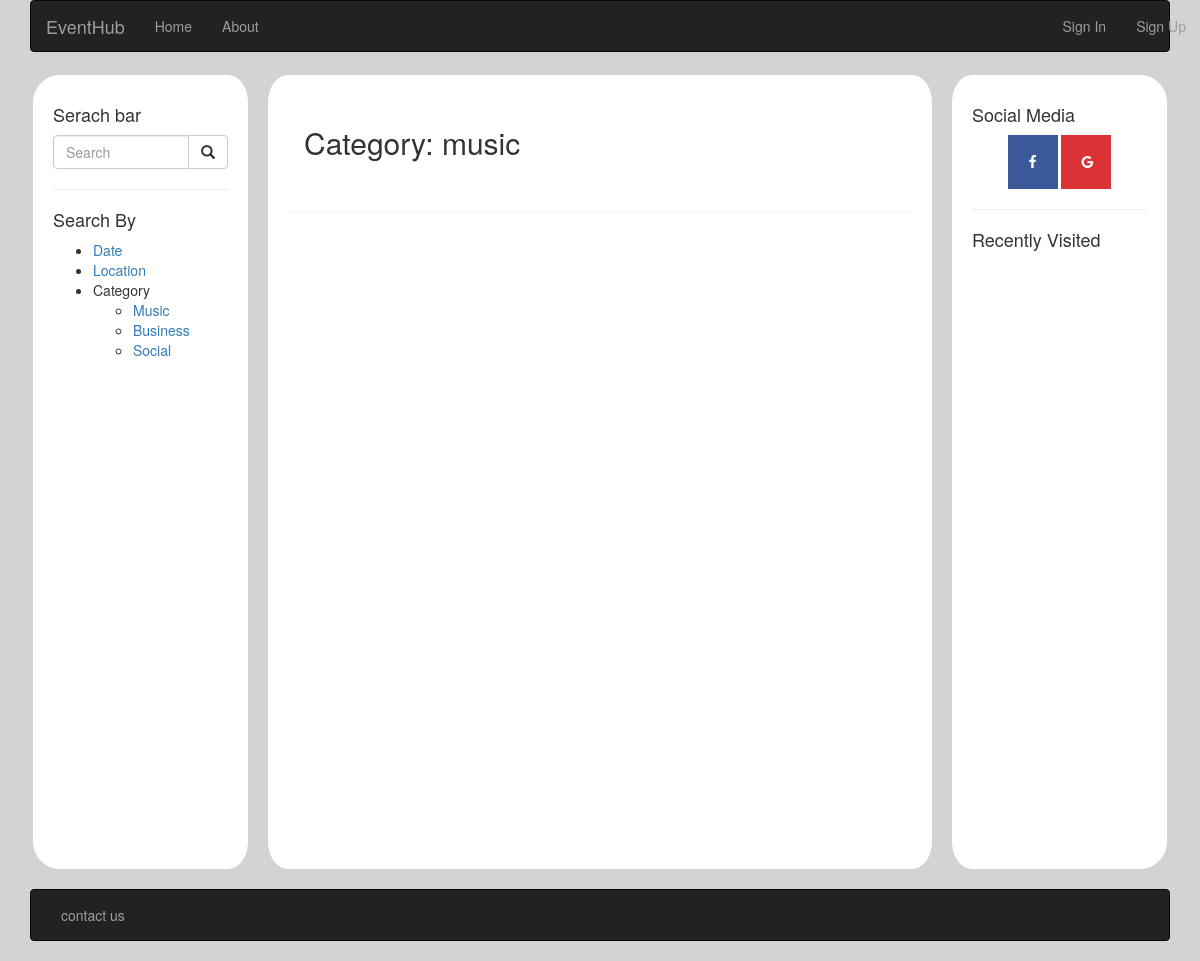
Page /eventhub/category/music/ on the earlier database version.
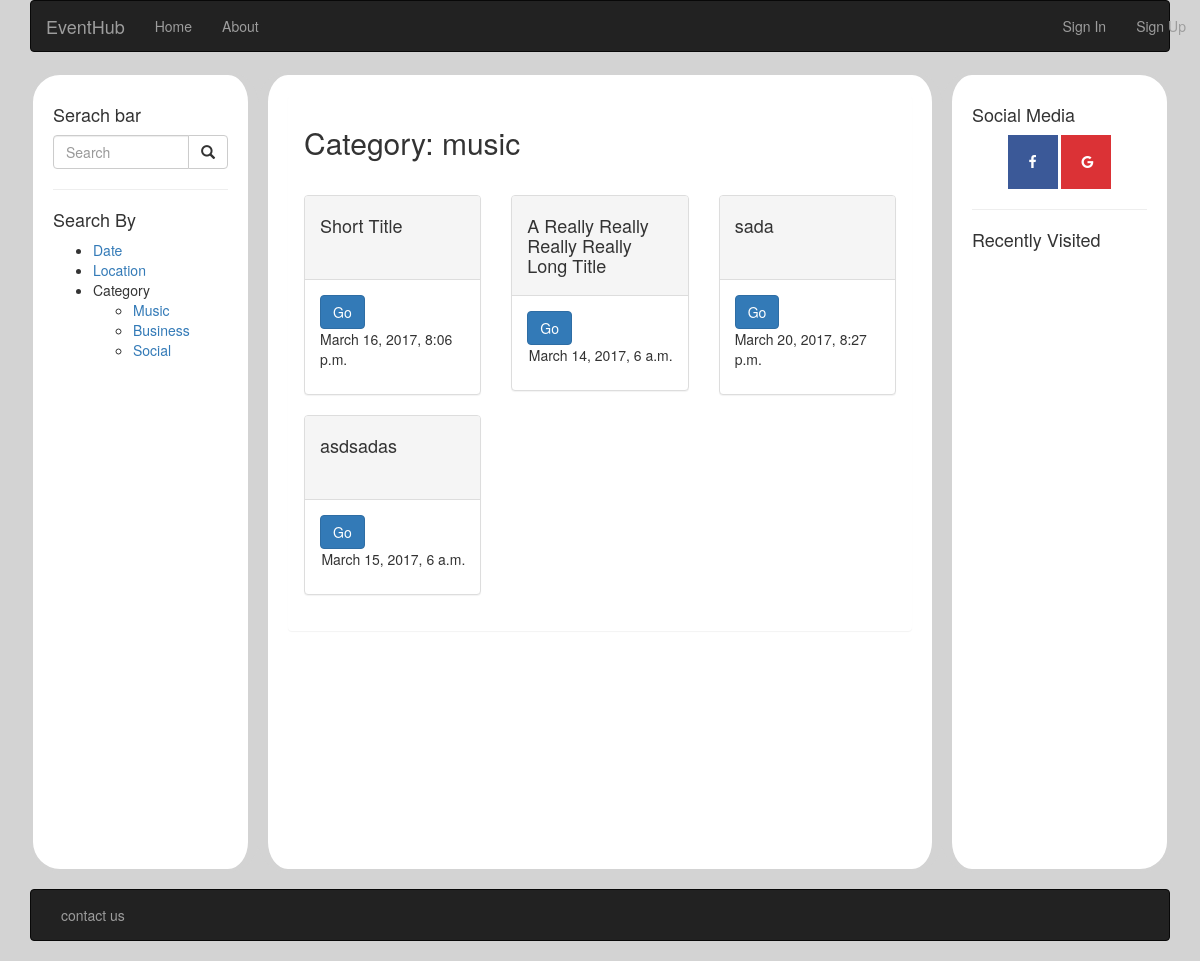
Same page on the later database version.
### eventhub/models.py (models this page shows, shortened)
class Event(models.Model):
    category = models.CharField(max_length = 32)
    title = models.CharField(max_length = 256)
    loc = models.CharField(max_length = 128)
    pos = models.CharField(max_length = 128)
    creator = models.ForeignKey(User)
    datetime = models.DateTimeField()
    desc = models.CharField(max_length = 1024, null = True)

### eventhub/views.py (the view)
# urls.py: url(r'category/(?P<cat>[\w\-]+)/$', views.category, name='category'),
def category(request, cat):
    active = ["","","","","","",""]
    events = Event.objects.filter(category=cat)
    return render(request, 'eventhub/browse.html', context={'events': events, 'title': 'Category: '+cat})

### templates/eventhub/browse.html
{% extends 'eventhub/base.html' %}
{% load staticfiles %}
{% block body_block %}
<div class="panel panel default">
  <div class="panel-heading"><h2>{{title}}</h2></div>
  <div class="panel-body">
    <div class="row">
      {% for e in events %}
      <div class="col-sm-6 col-md-4">
        <div class="panel panel-default">
          <div class="panel-heading" style="min-height: 6em;">
            <h4>{{e.title}}</h4>
          </div>
          <div class="panel-body">
            <a href="eventhub/event/{{e.id}}" class="btn btn-primary">Go</a>
            <p style="float: right;">{{e.datetime}}</p>
          </div>
        </div>
      </div>
      {% endfor %}
    </div>
  </div>
</div>
{% endblock %}

Differences in the rows shown:
added Event: title "Short Title", datetime "March 16, 2017, 8:06 p.m."
added Event: title "A Really Really Really Really Long Title", datetime "March 14, 2017, 6 a.m."
added Event: title "sada", datetime "March 20, 2017, 8:27 p.m."
added Event: title "asdsadas", datetime "March 15, 2017, 6 a.m."
